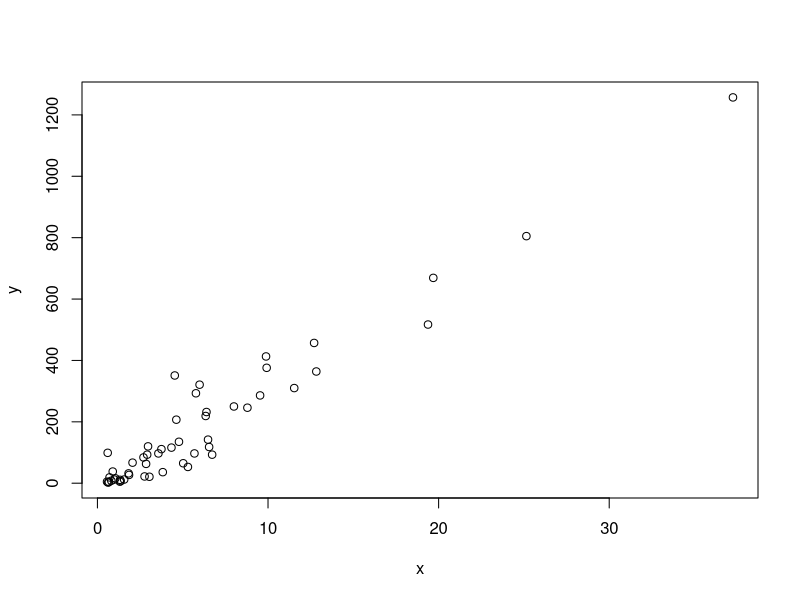
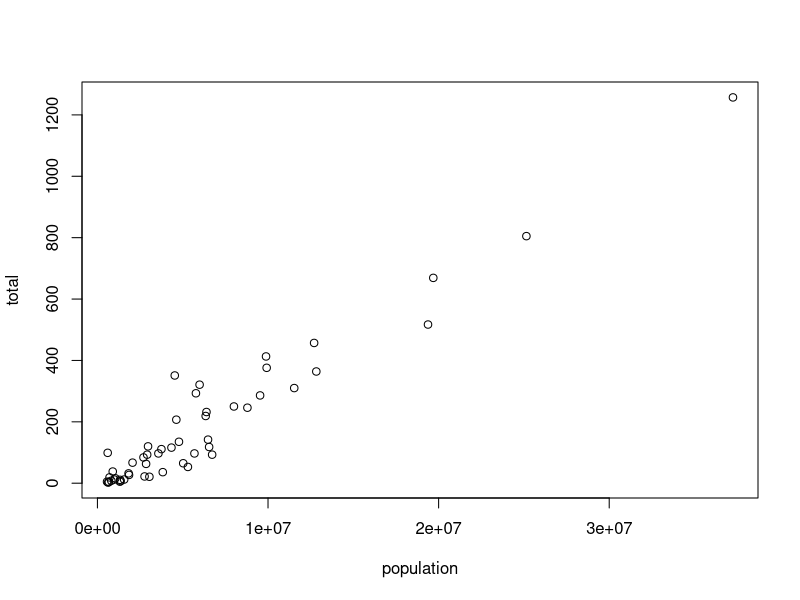
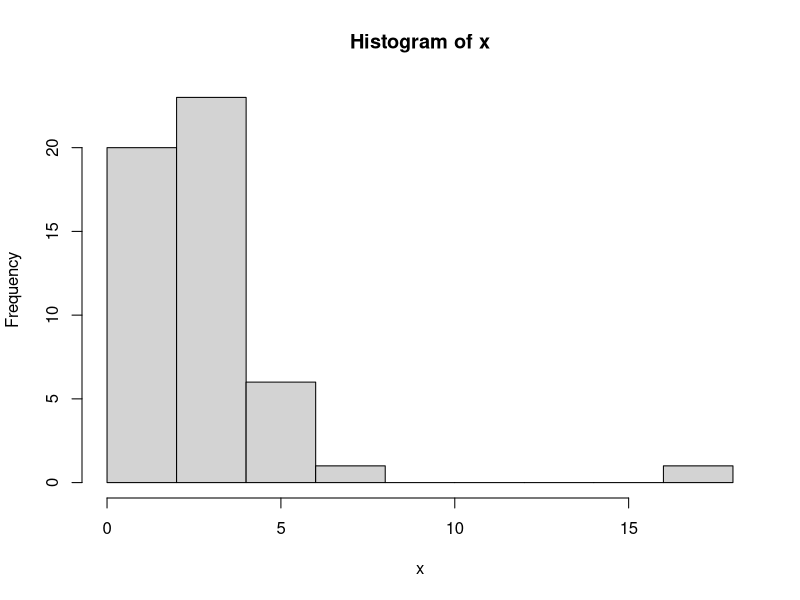
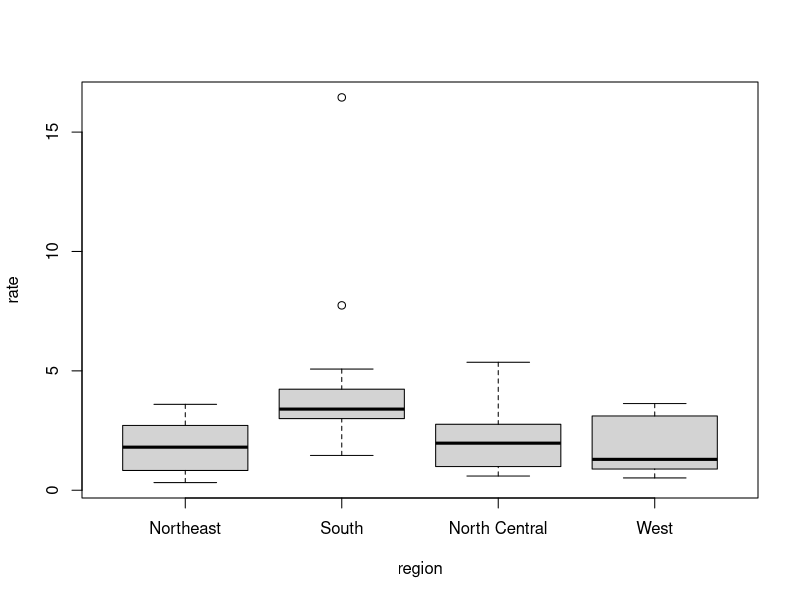
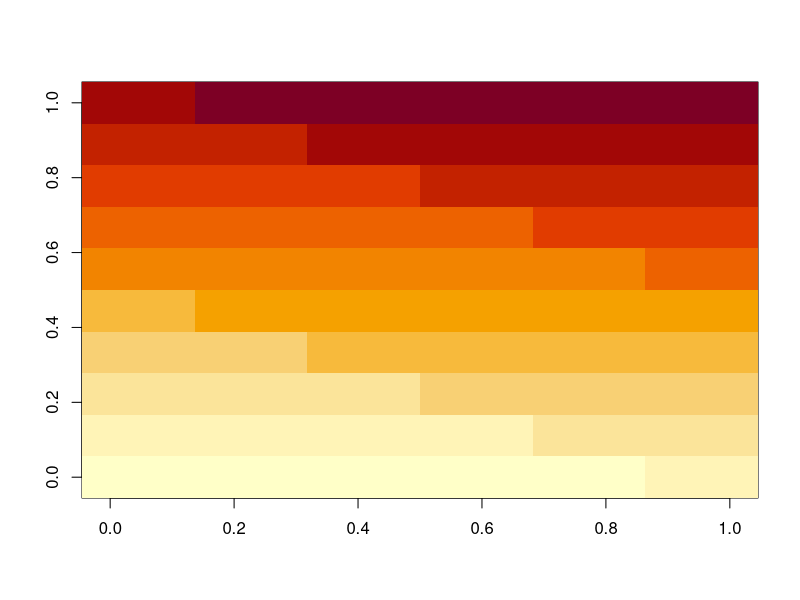
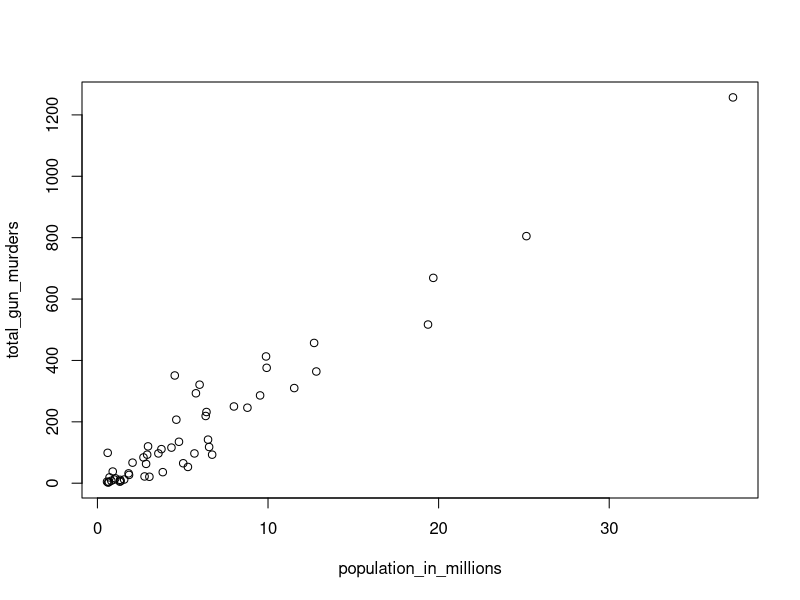
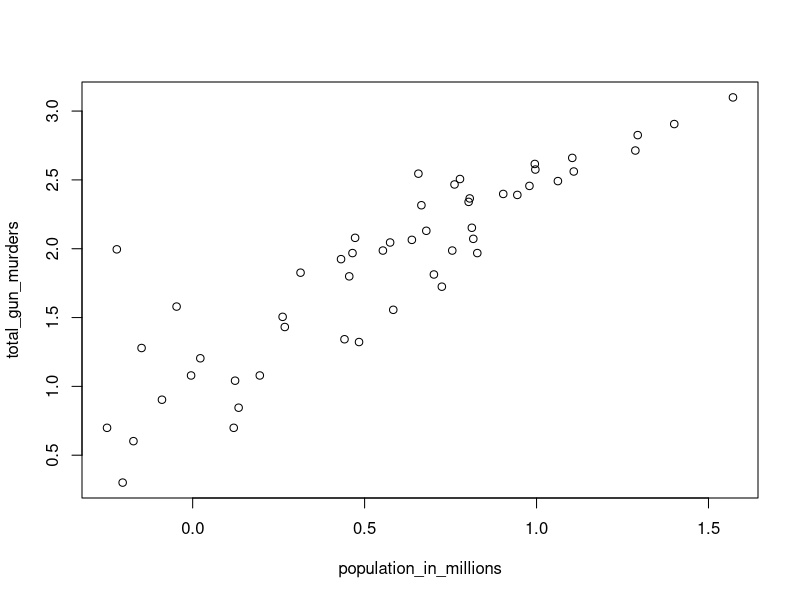
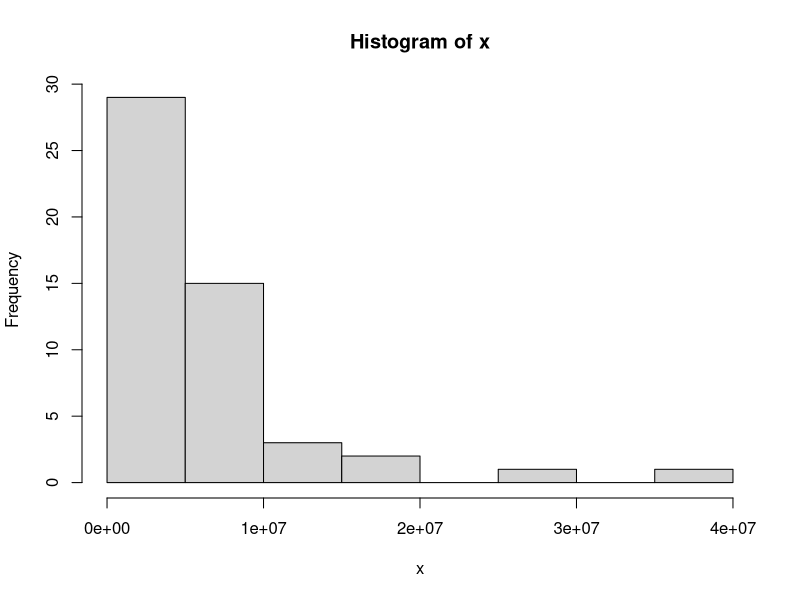

These charts were generated, in order, by the following R code:
## ---- chunk 1
knitr::opts_chunk$set(echo = TRUE)
## ---- chunk 2
codes <- c(380, 124, 818)
codes
## ---- chunk 3
country <- c("italy", "canada", "egypt")
## ---- chunk 4
country <- c('italy', 'canada', 'egypt')
## ---- chunk 5
codes <- c(italy = 380, canada =124, egypt =818)
codes
## ---- chunk 6
class(codes)
## ---- chunk 7
names(codes)
## ---- chunk 8
codes <- c("italy" = 380, "canada" =124, "egypt" = 818)
codes
## ---- chunk 9
codes <- c(380, 124, 818)
country <- c("italy","canada","egypt")
names(codes) <- country
codes
## ---- chunk 10
seq(1, 10)
## ---- chunk 11
seq(1, 10, 2)
## ---- chunk 12
1:10
## ---- chunk 13
class(1:10)
## ---- chunk 14
class(seq(1, 10, 0.5))
## ---- chunk 15
codes[2]
## ---- chunk 16
codes[c(1,3)]
## ---- chunk 17
codes[1:2]
## ---- chunk 18
codes["canada"]
codes[c("egypt","italy")]
## ---- chunk 19
x <- c(1, "canada", 3)
## ---- chunk 20
x
class(x)
## ---- chunk 21
x <- 1:5
y <- as.character(x)
y
## ---- chunk 22
as.numeric(y)
## ---- chunk 23
x <- c("1","b", "3")
as.numeric(x)
## ---- chunk 24
temp <- c(35, 88, 42, 84, 81, 30)
## ---- chunk 25
city <- c("Beijing", "Lagos", "Paris", "Rio de Janeiro", "San Juan", "Toronto")
## ---- chunk 26
codes <- c("Beijing"=35, "Lagos"=88, "Paris"=42, "Rio de Janeiro"=84, "San Juan"=81, "Toronto"=30)
## ---- chunk 27
codes[c(1:3)]
## ---- chunk 28
codes[c("Paris","San Juan")]
## ---- chunk 29
12:73
## ---- chunk 30
seq(1,100,2)
## ---- chunk 31
c <- seq(6, 55, 4/7)
length(c)
## ---- chunk 32
a <- seq(1, 10, 0.5)
class(a)
## ---- chunk 33
a <- seq(1,10)
class(a)
## ---- chunk 34
class(1L)
## ---- chunk 35
x <- c("1", "3", "5")
## ---- chunk 36
as.integer(x)
## ---- chunk 37
library(dslabs)
data(murders)
sort(murders$total)
## ---- chunk 38
x <- c(31, 4, 15, 92, 65)
sort(x)
## ---- chunk 39
index <- order(x)
x[index]
## ---- chunk 40
x
order(x)
## ---- chunk 41
murders$state[1:10]
murders$abb[1:10]
## ---- chunk 42
ind <- order(murders$total)
murders$abb[ind]
## ---- chunk 43
max(murders$total)
## ---- chunk 44
i_max <- which.max(murders$total)
murders$state[i_max]
## ---- chunk 45
x <- c(31, 4, 15, 92, 65)
rank(x)
## ---- chunk 46
x <- c(1,2,3)
y <- c(10, 20, 30, 40, 50, 60, 70)
x+y
## ---- chunk 47
library(dslabs)
data("murders")
## ---- chunk 48
pop <- c(murders$population)
sort(pop)
sort(pop)[1]
## ---- chunk 49
index <- order(murders$population)
murders$population[index]
## ---- chunk 50
min(murders$population)
## ---- chunk 51
ind <- order(murders$population)
murders$state[ind]
## ---- chunk 52
temp <- c(35, 88, 42, 84, 81, 30)
city <- c("Beijing", "Lagos", "Paris", "Rio de Janeiro", "San Juan", "Toronto")
city_temps <- data.frame(name=city, temperature = temp)
## ---- chunk 53
states <- c(murders$state)
ranks <- rank(pop)
my_df <- data.frame(name=states, rank=ranks)
## ---- chunk 54
ind <- order(murders$population)
states <- c(murders$state)
states[ind]
my_df <- data.frame(name=states)
## ---- chunk 55
data("na_example")
str(na_example)
## ---- chunk 56
mean(na_example)
## ---- chunk 57
ind <- is.na(na_example)
sum(ind)
## ---- chunk 58
n <- is.na(na_example)
m <- na_example[which(!n)]
mean(m)
## ---- chunk 59
library(dslabs)
data("murders")
murders$state[which.max(murders$population)]
## ---- chunk 60
inches <- c(69, 62, 66, 70, 70, 73, 67, 73, 67, 70)
## ---- chunk 61
inches * 2.54
## ---- chunk 62
inches - 69
## ---- chunk 63
murder_rate <- murders$total / murders$population * 100000
## ---- chunk 64
murders$state[order(murder_rate)]
## ---- chunk 65
temp <- c(35, 88, 42, 84, 81, 30)
city <- c("Beijing", "Lagos", "Paris", "Rio de Janerio", "San Juan", "Toronto")
city_temps <- data.frame(name = city, temperature = temp)
## ---- chunk 66
codes <- c(35, 88, 42, 84, 81, 30)
temp <- (codes - 32)*5/9
city <- c("Beijing", "Lagos", "Paris", "Rio de Janerio", "San Juan", "Toronto")
city_temps <- data.frame(name = city, temperature = temp)
## ---- chunk 67
var <- c(1:100)
sum(1/var^2)
## ---- chunk 68
mean(murder_rate)
## ---- chunk 69
library(dslabs)
data("murders")
## ---- chunk 70
murder_rate <- murders$total / murders$population * 100000
## ---- chunk 71
ind <- murder_rate < 0.71
## ---- chunk 72
ind <- murder_rate <= 0.71
ind
## ---- chunk 73
murders$state[ind]
## ---- chunk 74
sum(ind)
## ---- chunk 75
TRUE & TRUE
TRUE & FALSE
FALSE & FALSE
## ---- chunk 76
west <- murders$region == "West"
safe <- murder_rate <= 1
## ---- chunk 77
ind <- safe & west
murders$state[ind]
## ---- chunk 78
ind <- which(murders$state == "California")
murder_rate[ind]
## ---- chunk 79
ind <- match(c("New York", "Florida", "Texas"), murders$state)
ind
## ---- chunk 80
murder_rate[ind]
## ---- chunk 81
c("Boston", "Dakota", "Washington") %in% murders$state
## ---- chunk 82
match(c("New York", "Florida", "Texas"), murders$state)
which(murders$state%in%c("New York", "Florida", "Texas"))
## ---- chunk 83
library(dslabs)
data(murders)
## ---- chunk 84
low <- murder_rate<1
## ---- chunk 85
which(low)
## ---- chunk 86
states[which(low)]
## ---- chunk 87
northeast <- murders$region == "Northeast"
low <- murder_rate<1
ind <- northeast & low
murders$state[ind]
## ---- chunk 88
mean <- mean(murder_rate)
ind <- murder_rate<mean
sum(ind)
## ---- chunk 89
ind <- match(c("AK", "MI", "IA"), murders$abb)
murders$state[ind]
## ---- chunk 90
ind <- which(c("MA", "ME", "MI", "MO", "MU") %in% murders$abb)
c("MA", "ME", "MI", "MO", "MU")[ind]
## ---- chunk 91
a <- c("MA", "ME", "MI", "MO", "MU")
b <- a %in% murders$abb
which(!b)
a[which(!b)]
## ---- chunk 92
x <- murders$population / 10^6
y <- murders$total

plot(x,y)
## ---- chunk 93
with(murders, plot(population, total))
## ---- chunk 94
x <- with(murders, total / population * 100000)
hist(x)
## ---- chunk 95
murders$state[which.max(x)]
## ---- chunk 96
murders$rate <- with(murders, total / population * 100000)
boxplot(rate~region, data = murders)
## ---- chunk 97
x <- matrix(1:120, 12, 10)
image(x)
## ---- chunk 98
library(dslabs)
data(murders)
population_in_millions <- murders$population/10^6
total_gun_murders <- murders$total
plot(population_in_millions, total_gun_murders)
## ---- chunk 99
population_in_millions <- log10(murders$population/10^6)
total_gun_murders <- log10(murders$total)
plot(population_in_millions, total_gun_murders)
## ---- chunk 100
x <- with(murders, population)
hist(x)
## ---- chunk 101
boxplot(population~region, data = murders)
